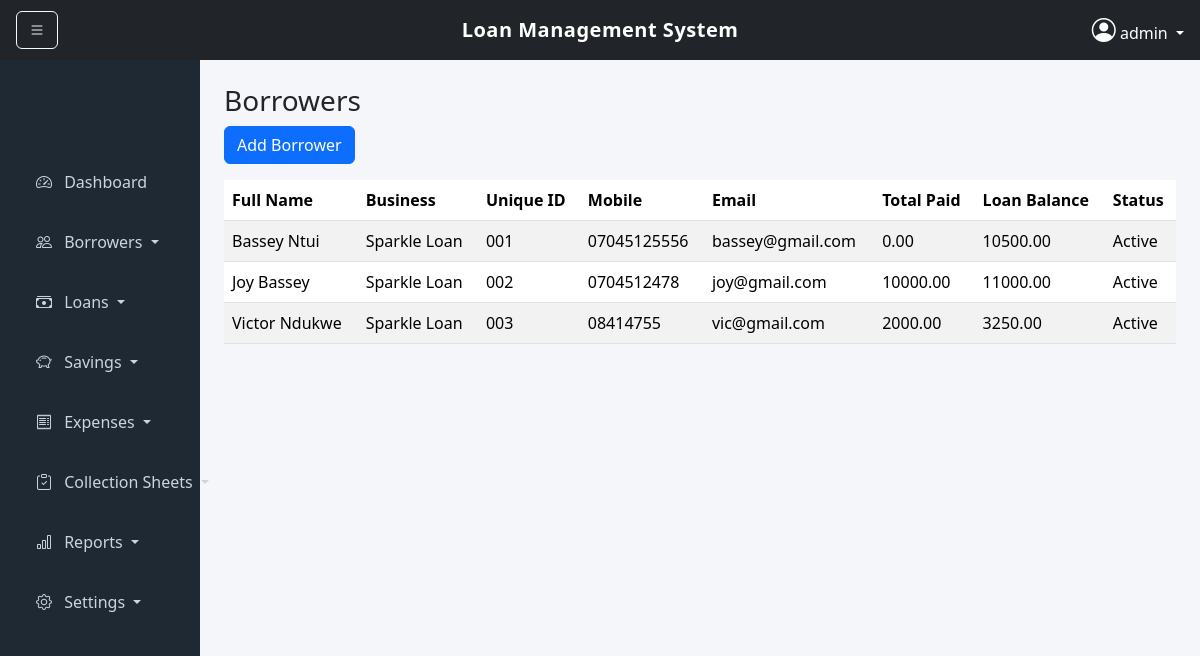
The page /borrowers/ (signed in) on the database its author committed.
### core/models.py (models this page shows, shortened)
class Borrower(models.Model):
    STATUS_CHOICES = [
        ('Active', 'Active'),
        ('Inactive', 'Inactive'),
        ('Delinquent', 'Delinquent'),
    ]
    organization = models.ForeignKey('Organization', on_delete=models.CASCADE)
    branch = models.ForeignKey('Branch', on_delete=models.CASCADE)
    full_name = models.CharField(max_length=200)
    business = models.CharField(max_length=200, blank=True, null=True)
    unique_id = models.CharField(max_length=50, unique=True)
    mobile = models.CharField(max_length=20, blank=True, null=True)
    email = models.EmailField(blank=True, null=True)
    status = models.CharField(max_length=12, choices=STATUS_CHOICES, default='Active')
    @property
    def total_paid(self):
        loans = self.loan_set.all()
        total = sum([loan.paid for loan in loans], Decimal('0.00'))
        return total.quantize(Decimal('0.01'))
    @property
    def loan_balance(self):
        loans = self.loan_set.all()
        balance = sum([loan.balance for loan in loans], Decimal('0.00'))
        return balance.quantize(Decimal('0.01'))

class Loan(models.Model):
    STATUS_CHOICES = [
        ('Active', 'Active'),
        ('Overdue', 'Overdue'),
        ('PAR30', 'PAR30'),
        ('Closed', 'Closed'),
    ]
    organization = models.ForeignKey('Organization', on_delete=models.CASCADE)
    branch = models.ForeignKey('Branch', on_delete=models.CASCADE, null=True)
    borrower = models.ForeignKey('Borrower', on_delete=models.CASCADE, null=True)
    officer = models.ForeignKey('LoanOfficer', on_delete=models.CASCADE, null=True)
    principal = models.DecimalField(
        max_digits=12,
        decimal_places=2,
        validators=[MinValueValidator(Decimal('0.01'))]
    )
    interest_rate = models.DecimalField(
        max_digits=5,
        decimal_places=2,
        default=0,
        validators=[MinValueValidator(Decimal('0.00'))]
    )
    fees = models.DecimalField(
        max_digits=12,
        decimal_places=2,
        default=0,
        validators=[MinValueValidator(Decimal('0.00'))]
    )
    penalty = models.DecimalField(
        max_digits=12,
        decimal_places=2,
        default=0,
        validators=[MinValueValidator(Decimal('0.00'))]
    )
    tenure = models.PositiveIntegerField(
        default=30,  # in days
        validators=[MinValueValidator(1)]
    )
    status = models.CharField(max_length=10, choices=STATUS_CHOICES, default='Active')
    disbursed_date = models.DateField(default=now)
    maturity = models.DateField(blank=True, null=True)
    paid = models.DecimalField(
        max_digits=12,
        decimal_places=2,
        default=0,
        validators=[MinValueValidator(Decimal('0.00'))]
    )
    last_payment_date = models.DateField(blank=True, null=True)
    @property
    def interest(self):
        return (self.principal * self.interest_rate / Decimal('100')).quantize(Decimal('0.01'))
    @property
    def total_due(self):
        return (self.principal + self.interest + self.fees + self.penalty).quantize(Decimal('0.01'))
    @property
    def balance(self):
        return (self.total_due - self.paid).quantize(Decimal('0.01'))

### core/views.py (the view)
# urls.py: path('borrowers/', views.borrowers_view, name='borrowers'),
@login_required
def borrowers_view(request):
    organization = request.user.loanofficer.organization
    borrowers = Borrower.objects.filter(organization=organization)
    return render(request, 'borrowers.html', {'borrowers': borrowers})

### core/templates/borrowers.html
{% extends 'base.html' %}
{% block content %}
<h3>Borrowers</h3>
<a href="{% url 'add_borrower' %}" class="btn btn-primary mb-3">Add Borrower</a>
<table class="table table-striped">
  <thead>
    <tr>
      <th>Full Name</th>
      <th>Business</th>
      <th>Unique ID</th>
      <th>Mobile</th>
      <th>Email</th>
      <th>Total Paid</th>
      <th>Loan Balance</th>
      <th>Status</th>
    </tr>
  </thead>
  <tbody>
    {% for b in borrowers %}
    <tr>
      <td>{{ b.full_name }}</td>
      <td>{{ b.business }}</td>
      <td>{{ b.unique_id }}</td>
      <td>{{ b.mobile }}</td>
      <td>{{ b.email }}</td>
      <td>{{ b.total_paid }}</td>
      <td>{{ b.loan_balance }}</td>
      <td>{{ b.status }}</td>
    </tr>
    {% endfor %}
  </tbody>
</table>
{% endblock %}

### core/templates/base.html (shortened to what this page needs)
<!DOCTYPE html>
<html lang="en">
  <head>
    <link href="https://cdn.jsdelivr.net/npm/bootstrap@5.3.2/dist/css/bootstrap.min.css" rel="stylesheet">
    <link href="https://cdn.jsdelivr.net/npm/bootstrap-icons@1.11.1/font/bootstrap-icons.css" rel="stylesheet">
  </head>
  <body>
    <nav class="navbar navbar-dark bg-dark topbar px-3 position-relative">
      <button class="btn btn-outline-light me-2" id="toggleSidebar">
        <i class="bi bi-list"></i>
      </button>
      <span class="navbar-brand project-title">
        Loan Management System
      </span>
      <div class="dropdown ms-auto">
        <a class="text-white dropdown-toggle text-decoration-none" href="#" data-bs-toggle="dropdown">
          <i class="bi bi-person-circle fs-4"></i>
          {{ request.user.username }}
        </a>
      </div>
    </nav>
    <div class="container-fluid">
      <div class="row">
        <div id="sidebar" class="col-md-3 col-lg-2 sidebar p-3">
          <div class="nav flex-column sidebar-menu">
            <a href="/" class="nav-link">
              <i class="bi bi-speedometer2 me-2"></i> Dashboard
            </a>
            <div class="nav-item dropdown">
              <a class="nav-link dropdown-toggle" href="#" data-bs-toggle="collapse" data-bs-target="#borrowersMenu">
                <i class="bi bi-people me-2"></i> Borrowers
              </a>
            </div>
            <div class="nav-item dropdown">
              <a class="nav-link dropdown-toggle" href="#" data-bs-toggle="collapse" data-bs-target="#loansMenu">
                <i class="bi bi-cash-stack me-2"></i> Loans
              </a>
            </div>
            <div class="nav-item dropdown">
              <a class="nav-link dropdown-toggle" href="#" data-bs-toggle="collapse" data-bs-target="#savingsMenu">
                <i class="bi bi-piggy-bank me-2"></i> Savings
              </a>
            </div>
            <div class="nav-item dropdown">
              <a class="nav-link dropdown-toggle" href="#" data-bs-toggle="collapse" data-bs-target="#expensesMenu">
                <i class="bi bi-receipt me-2"></i> Expenses
              </a>
            </div>
            <div class="nav-item dropdown">
              <a class="nav-link dropdown-toggle" href="#" data-bs-toggle="collapse" data-bs-target="#collectionsMenu">
                <i class="bi bi-clipboard-check me-2"></i> Collection Sheets
              </a>
            </div>
            <div class="nav-item dropdown">
              <a class="nav-link dropdown-toggle" href="#" data-bs-toggle="collapse" data-bs-target="#reportsMenu">
                <i class="bi bi-bar-chart me-2"></i> Reports
              </a>
            </div>
            <div class="nav-item dropdown">
              <a class="nav-link dropdown-toggle" href="#" data-bs-toggle="collapse" data-bs-target="#settingsMenu">
                <i class="bi bi-gear me-2"></i> Settings
              </a>
            </div>
          </div>
        </div>
        <div id="content" class="col content">
          {% block content %}{% endblock %}
        </div>
      </div>
    </div>
  </body>
</html>

### core/templates/base.html (style rules this page uses)
body { background-color: #f4f6f9; }
.topbar { height: 60px; }
.project-title { position: absolute; left: 50%; transform: translateX(-50%); font-weight: 600; letter-spacing: 0.5px; }
.sidebar { min-height: 100vh; background-color: #1f2933; transition: all 0.3s ease; }
.sidebar .nav-link { color: #cbd5e1; padding: 14px 20px; margin-bottom: 8px; border-radius: 6px; }
.sidebar-menu { padding-top: 80px; }
.content { padding: 24px; transition: margin-left 0.3s ease; }

### rows shown on the page
Borrower: full_name "Bassey Ntui", business "Sparkle Loan", unique_id "001", mobile "07045125556", email "bassey@gmail.com", total_paid "0.00", loan_balance "10500.00", status "Active"
Borrower: full_name "Joy Bassey", business "Sparkle Loan", unique_id "002", mobile "0704512478", email "joy@gmail.com", total_paid "10000.00", loan_balance "11000.00", status "Active"
Borrower: full_name "Victor Ndukwe", business "Sparkle Loan", unique_id "003", mobile "08414755", email "vic@gmail.com", total_paid "2000.00", loan_balance "3250.00", status "Active"

### other values the page prints
{{ request.user.username }} "admin"
